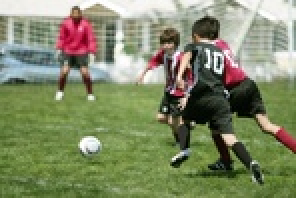
#> input picture images/players.jpg, 148 x 99 px, shrunk from 544 x 363 before the run (shown 2 times larger); the run also reads 1 picture not shown here
$ jupyter execute --allow-errors Feature_and_Face_Detection.ipynb
#> lines starting #> are read from the running program, lines starting #| are printed output that depends on the picture; after the words box and inside, x2 and y2 are one past the last pixel; in counts of white or black regions, pixels touching at a corner belong together; long printed decimals are rounded
[cell 1]
import cv2
import numpy as np

# Template Matching

Template mathcing is readily available and straightfoward method in feature detection.
The way template matching works, is it searches for a similar pattern between two images.
This is accomplished by taking a reference image, called a template and sliding it around the other comparison image, taking a difference at every position.
The result, is a black and white gray scale image with varying intensities showing how well it matched at each position

[cell 2]
template = cv2.imread('template.jpg', 0)
frame = cv2.imread('players.jpg', 0)
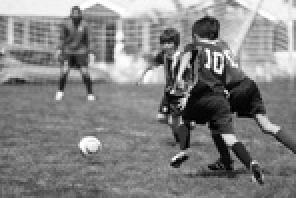
#> frame: shape (99, 148) (shown 2 times larger); min 0, max 255, mean 131.5

cv2.imshow('Frame', frame)
cv2.imshow('Template', template)

#Matching template with source image, TM_CCOEFF_NORMED is one of the different mehtods of template matching
result = cv2.matchTemplate(frame, template, cv2.TM_CCOEFF_NORMED)
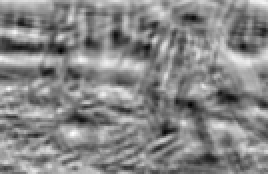
#> result: shape (87, 134) float32 (shown 2 times larger); min -0.547, max 0.526, mean 0.0207; drawn with min black and max white

min_val, max_val, min_loc, max_loc = cv2.minMaxLoc(result)
#> min_val = -0.547; max_val = 0.526; min_loc = (30, 25); max_loc = (36, 66)
print(max_val, max_loc)
#| 0.5259 (36, 66)
cv2.circle(result, max_loc, 15, 255, 2) #visualizing the location, radius, color,line thickness of 2
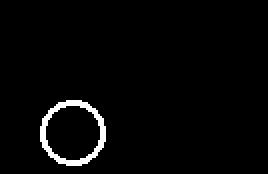
#> result: shape (87, 134) float32 (shown 2 times larger); 2.4% of pixels changed, all inside (x1, y1, x2, y2) = (20, 50, 53, 83); drawn with min black and max white


cv2.imshow('Matching', result)
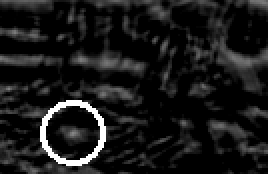
#> window 'Matching': shape (87, 134) (shown 2 times larger); min 0, max 255, mean 25

cv2.waitKey(0)
cv2.destroyAllWindows()

# Har Cascading

Haar cascade classifiers, a form of future-based machine learning. It works by first training a classifier with set of labeled positive and negatives. Or in other words, indicating to the classifier that these are sets of images that have faces and these are sets of images that don't have faces. This classifier then learns from the set by understanding and extracting features from all the images. For example, it may naturally learn that the region of the eye is as typically darker than the region of the cheeks below and may use that as one of its thousands of indicators that help understand whether not a particular region of interest, or ROI, is a face or not. After the training is completed, and a classifier is defined, we use the classifier in a cascaded manner to run through all the feature checks. This cascade method works like a waterfall, where you apply the fastest and most general checks first in order to quickly rule out areas that are definitely not matching a face without spending too much computational time. As it becomes more refined and goes through more classifiers, it gets more and more sure that the region of interest is actually a face. If it gets through all the cascaded classifiers, it is then marked as a valid face and outputs the bounding blocks. When we run the face detection algorithm and open CV, using the training data, we essentially leverage the already trained information into a cascade classifier which would then output the set of found faces and the regions of interests. Note however, is not always perfect. And is possible that there will still be false positives and false negatives. Since your training data is rarely ever exactly the same as the applied data, you always are at risk at false negatives or positives. But there are parameters to tweak the classifier to make it more accurate for the particular situation.

[cell 3]
img = cv2.imread('images/faces.jpeg', 1)
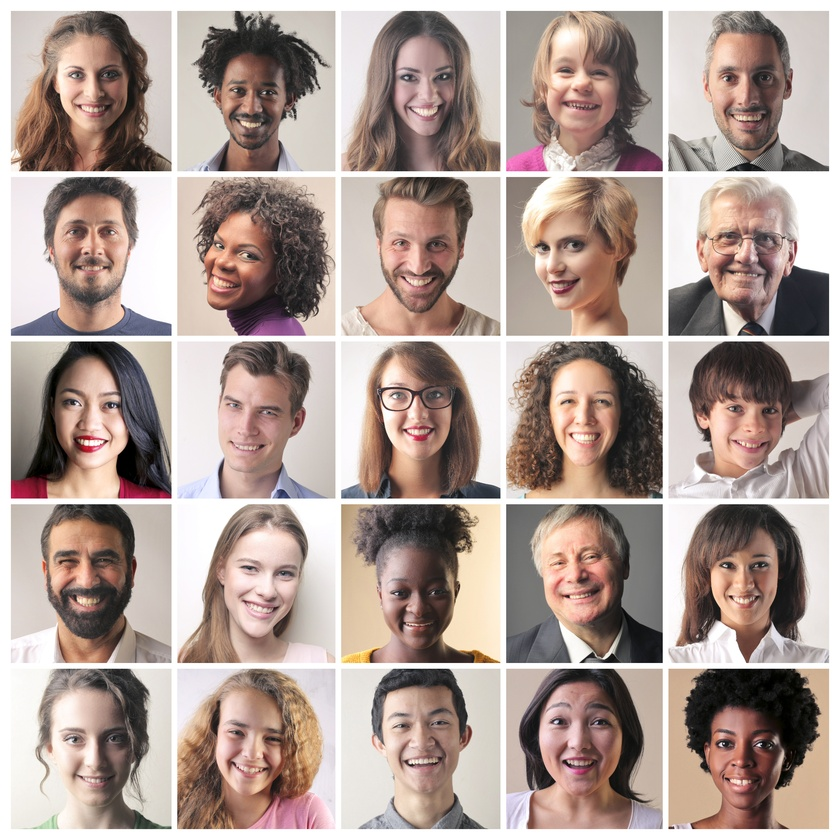
#> input picture images/faces.jpeg, 840 x 840 px, shrunk from 3080 x 3080 before the run, found by its file name
#> img is the input picture: shape (840, 840, 3); mean B, G, R 150.2, 157.5, 175
cv2.imshow("Original", img)
gray = cv2.cvtColor(img, cv2.COLOR_BGR2GRAY)
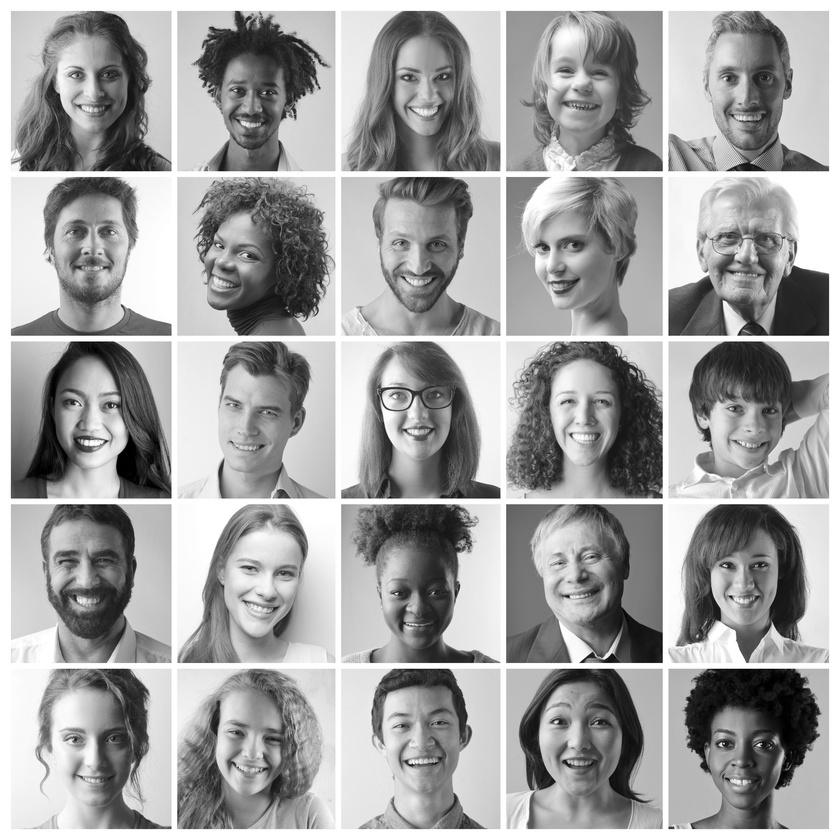
#> gray: shape (840, 840); min 0, max 255, mean 161.9
path_xml = 'harcascade-classifier/haarcascade_frontalface_default.xml'


face_cascade = cv2.CascadeClassifier(path_xml)

#> (the rest of this cell did not finish here and is left out)
